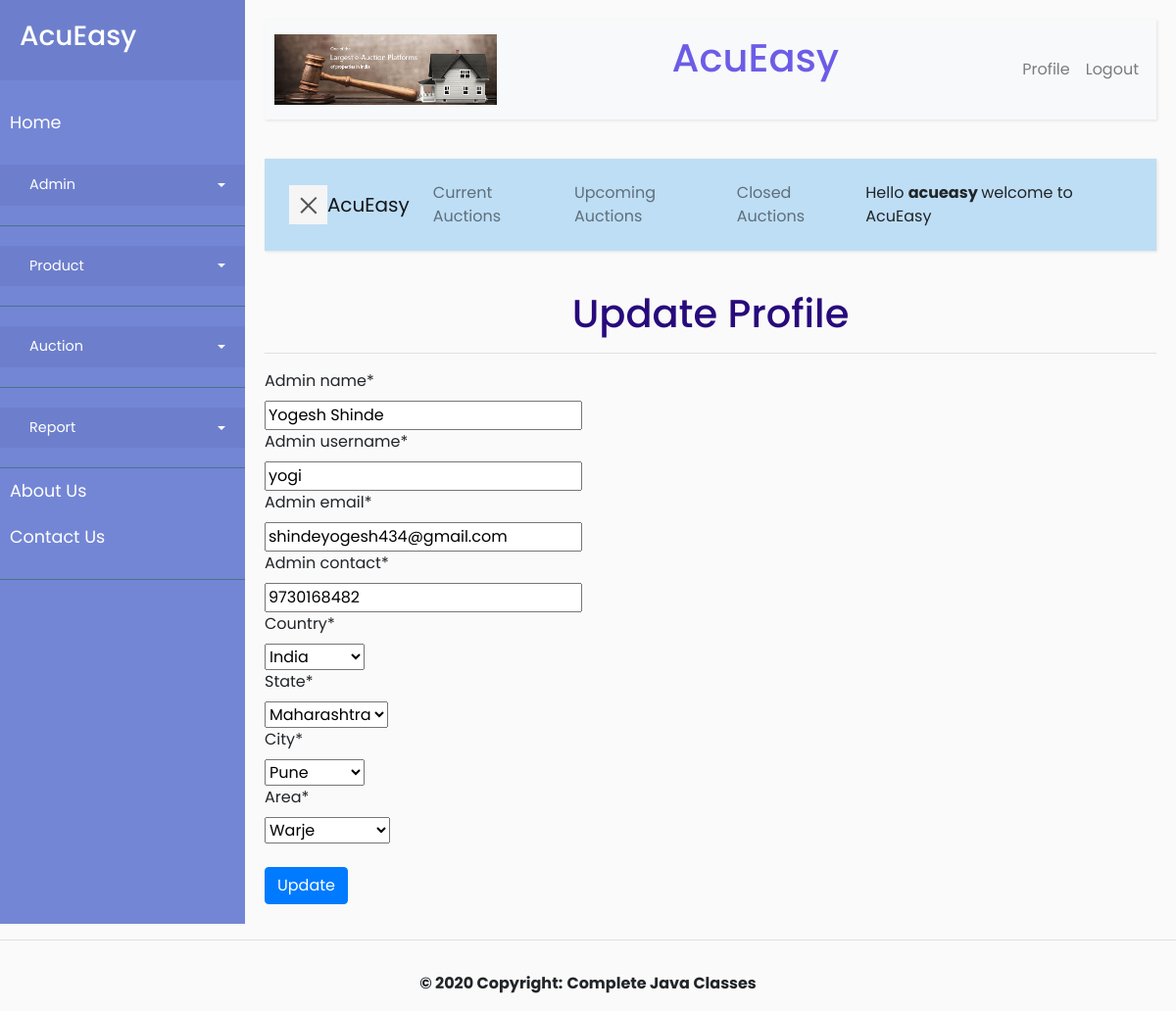
Page /admingui/admin-update/ (signed in) on the committed database.
### Admin/models.py (models this page shows, shortened)
class AdminUser(models.Model):
    admin_id = models.AutoField(primary_key=True)
    admin_name = models.CharField(max_length=36)
    admin_username = models.CharField(max_length=36,unique=True)
    admin_password = models.CharField(max_length=36)
    admin_confirm_password = models.CharField(max_length=36)
    admin_email = models.EmailField()
    admin_contact = models.IntegerField(unique=True)
    country = models.ForeignKey(Country, on_delete=models.CASCADE)
    state = models.ForeignKey(State, on_delete=models.CASCADE)
    city = models.ForeignKey(City, on_delete=models.CASCADE)
    area = models.ForeignKey(Area, on_delete=models.CASCADE)

class Country(models.Model):
    country_id = models.AutoField(primary_key=True)
    country_name = models.CharField(max_length=36)
    def __str__(self):
        return self.country_name

class State(models.Model):
    state_id = models.AutoField(primary_key=True)
    state_name = models.CharField(max_length=36)
    country = models.ForeignKey(Country, on_delete=models.CASCADE)
    def __str__(self):
        return self.state_name

class City(models.Model):
    city_id = models.AutoField(primary_key=True)
    city_name = models.CharField(max_length=36)
    state = models.ForeignKey(State, on_delete=models.CASCADE)
    def __str__(self):
        return self.city_name

class Area(models.Model):
    area_id = models.AutoField(primary_key=True)
    area_name = models.CharField(max_length=36)
    area_pincode = models.IntegerField(unique=True)
    city = models.ForeignKey(City, on_delete=models.CASCADE)
    def __str__(self):
        return self.area_name

### Admin/views.py (the view, shortened to what this page needs)
# urls.py: path('admin-update/', views.AdminUpdate.as_view()),
class AdminUpdate(View):
    @admin_login
    def get(self,request):
        id=request.session.get('aid')
        admin=AdminUser.objects.get(pk=id)
        adminform=AdminProfile(instance=admin)
        aname=request.session.get('admin')
        return render(request,'admin_update.html',{'adminform':adminform,'admin':aname})

### Admin/forms.py (shortened to what this page needs)
class AdminProfile(forms.ModelForm):
    class Meta:
        model=AdminUser
        fields=['admin_id','admin_name','admin_username','admin_email','admin_contact','country','state','city','area']

### Admin/admin_decorator.py (called while the page is built)
def admin_login(function):
    def wrap(self, request, *args, **kwargs):
        if request.session.get('admin'):
            return function(self, request, *args, **kwargs)
        else:
            return redirect('/admingui/admin-login/')
    return wrap

### Admin/templates/admin_update.html (shortened to what this page needs)
{% extends 'AcuEasy/admin_base2.html'%}
{% load crispy_forms_tags %}
{% block body %}
<h1 align='center'>Update Profile</h1>
<hr>
<form action="/admingui/admin-update/" method="POST">
    {{adminform|crispy}}<br>
    <button type="submit" class="btn btn-primary">Update</button>
</form>
{% endblock %}

### static/css/base.css (style rules this page uses)
body { font-family: 'Poppins', sans-serif; background: #fafafa; }

### Admin/templates/admin_update.html (style rules this page uses)
h1 { color: #280a7c; }

### rows in the picture
AdminUser: admin_name "Yogesh Shinde", admin_username "yogi", admin_email "shindeyogesh434@gmail.com", admin_contact "9730168482"
Country: country "India"
State: state "Maharashtra"
City: city "Pune"
Area: area "Warje"

### other values in the picture
{{ admin }} "acueasy"
